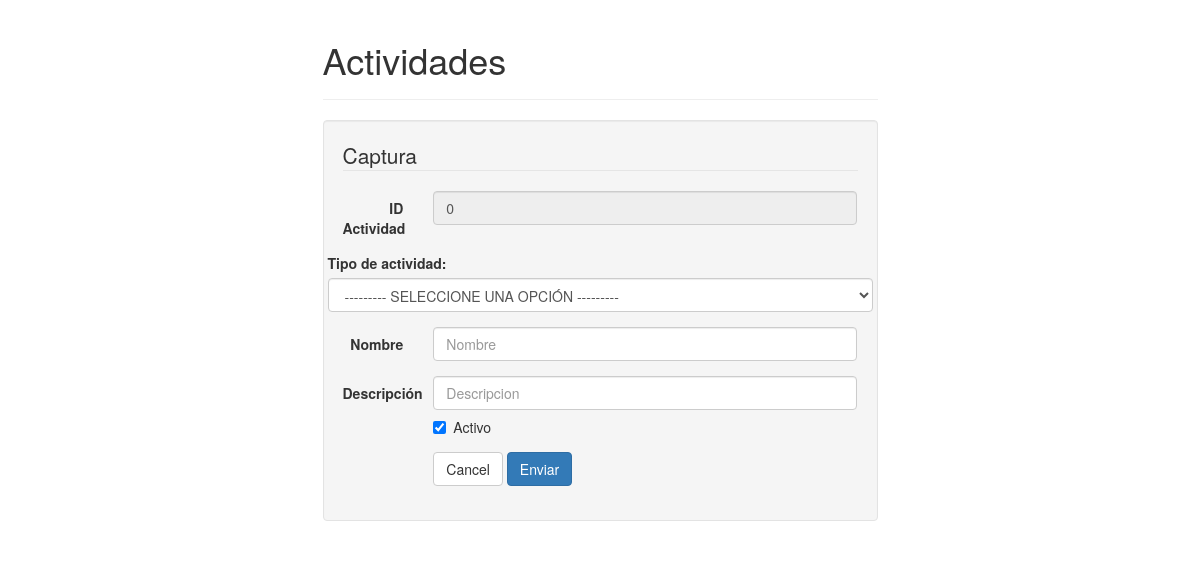
The page /php/cat_actividades.php on the database as committed earlier.
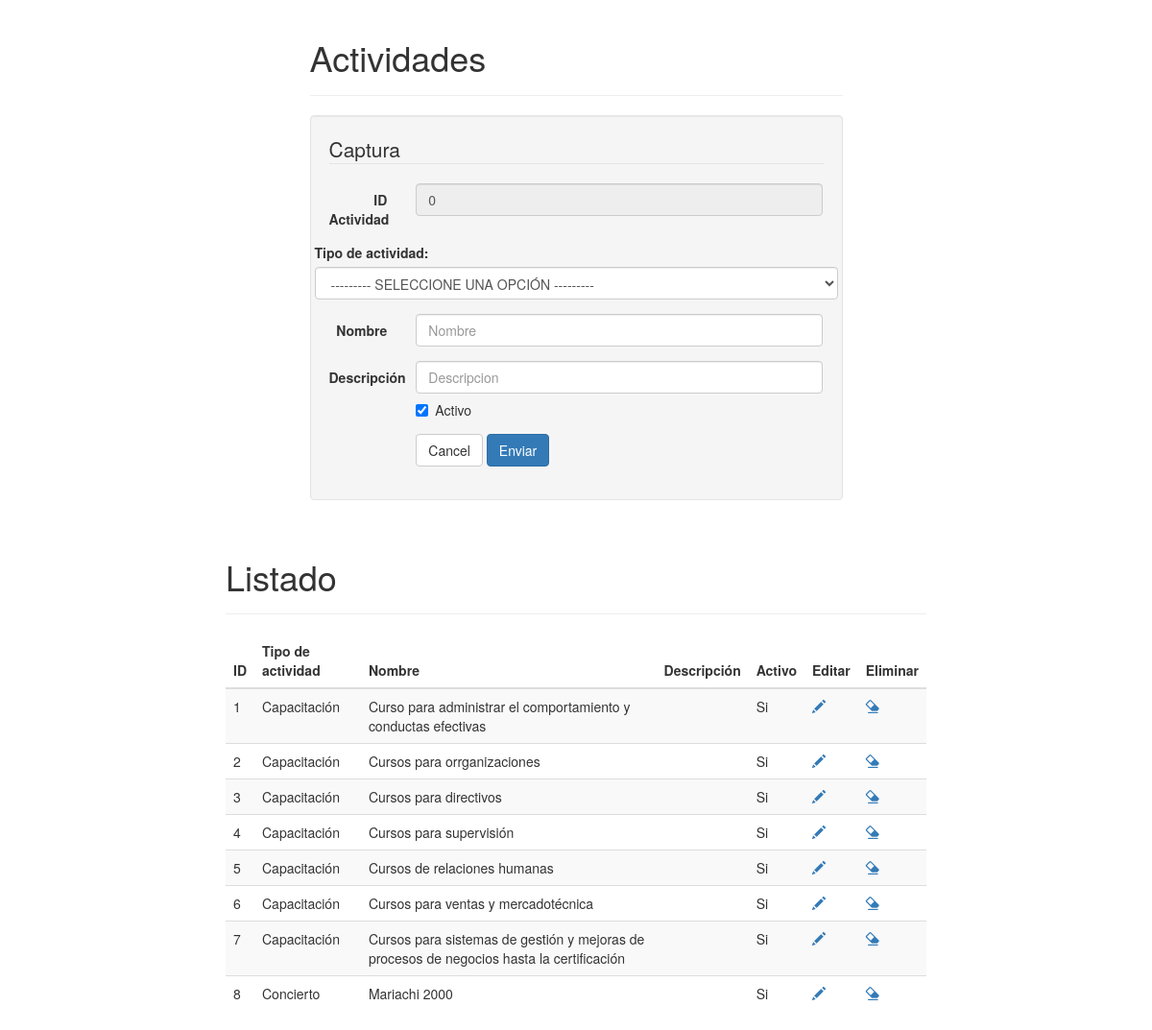
The same page on the database as committed later.
### tables this page shows
CREATE TABLE IF NOT EXISTS `actividades` (
  `cve_actividad` int(11) NOT NULL,
  `cve_tipo` int(11) NOT NULL,
  `nombre` varchar(120) NOT NULL,
  `descripcion` varchar(200) NOT NULL,
  `activo` bit(1) NOT NULL
);

CREATE TABLE IF NOT EXISTS `tipos_actividades` (
  `cve_tipo` int(11) NOT NULL,
  `cve_unidad_negocio` int(11) NOT NULL,
  `nombre` varchar(50) NOT NULL,
  `activo` bit(1) NOT NULL
);

### php/class/Actividad.php (called while the page is built, shortened)
<?php
require_once 'UtilDB.php';
class Actividad {
    private $cve_actividad;
    private $nombre;
    private $descripcion;
    function __construct() {
        $nargs = func_num_args();
    }
    private function limpiar() {
        $this->cve_actividad = 0;
        $this->nombre = "";
        $this->descripcion = "";
    }
    function getCve_actividad() {
        return $this->cve_actividad;
    }
    function getNombre() {
        return $this->nombre;
    }
    function getDescripcion() {
        return $this->descripcion;
    }
}

### php/class/UtilDB.php (called while the page is built, shortened)
<?php
class UtilDB {
    private static $servername = "localhost";
    private static $username = "root";
    private static $password = "";
    private static $database = "ovc";
    static function getConnection() {
        try {
            $cnxString = "mysql:host=" . UtilDB::$servername . ";dbname=" . UtilDB::$database;
            $params = array(PDO::MYSQL_ATTR_INIT_COMMAND => "SET NAMES utf8", PDO::ATTR_ERRMODE => PDO::ERRMODE_EXCEPTION, PDO::ATTR_CASE => PDO::CASE_LOWER);
            $cnx = new PDO($cnxString, UtilDB::$username, UtilDB::$password, $params);
        } catch (PDOException $e) {
            echo "Connection failed: " . $e->getMessage();
        }
        return $cnx;
    }
    static function ejecutaConsulta($sql) {
        $cnx = UtilDB::getConnection();
        $rst = $cnx->query($sql);
        return $rst;
    }
}

### php/cat_actividades.php (the view, shortened to what this page needs)
<?php
require_once 'class/Actividad.php';
$a = new Actividad();
$sql = "SELECT a.cve_actividad, a.cve_tipo, ta.nombre as tipo_actividad, a.nombre as actividad, a.descripcion, a.activo ";
$sql.= "FROM actividades a ";
$sql.= "INNER JOIN tipos_actividades ta on ta.cve_tipo=a.cve_tipo ";
$sql.= "ORDER BY cve_actividad";
$rst = UtilDB::ejecutaConsulta($sql);
?>
<!DOCTYPE html>
<html lang="es">
    <head>
        <link href="../twbs/bootstrap-3.3.5-dist/css/bootstrap.min.css" rel="stylesheet"/>
    </head>
    <body>
        <div class="container">
            <div class="row">
                <div class="col-md-6 col-md-offset-3">
                    <div class="page-header">
                        <h1 id="forms">Actividades</h1>
                    </div>
                </div>
            </div>
             <div class="row">
                <div class="col-md-6 col-md-offset-3">
                    <div class="well bs-component">
                        <form id="frm_captura" name="frm_captura" class="form-horizontal" method="post" action="<?php echo htmlspecialchars($_SERVER["PHP_SELF"]); ?>">
                            <fieldset>
                                <legend>Captura</legend>
                                <div class="form-group">
                                    <label for="txtCveActividad" class="col-lg-2 control-label">ID Actividad</label>
                                    <div class="col-lg-10">
                                        <input type="text" class="form-control" id="txtCveActividad" name="txtCveActividad" placeholder="ID Tipo actividad" readonly value="<?php echo($a != NULL ? $a->getCve_actividad():""); ?>">
                                    </div>
                                </div>
                                <div class="form-group">
                                <label for="txtCveTipo">Tipo de actividad:</label>
                                    <select name="txtCveTipo" id="txtCveTipo" class="form-control" placeholder="Tipo de actividad">
                                        <option value="0">--------- SELECCIONE UNA OPCIÓN ---------</option>
                                        <?php
                                        $sql2 = "SELECT * FROM tipos_actividades where activo=1 ORDER BY cve_tipo";
                                        $rst2 = UtilDB::ejecutaConsulta($sql2);
                                        ?>
                                    </select>
                                </div>
                                <div class="form-group">
                                    <label for="txtNombre" class="col-lg-2 control-label">Nombre</label>
                                    <div class="col-lg-10">
                                        <input type="text" class="form-control" id="txtNombre" name="txtNombre" placeholder="Nombre" value="<?php echo($a != NULL ? $a->getNombre():""); ?>">
                                    </div>
                                </div>
                                <div class="form-group">
                                    <label for="txtDescripcion" class="col-lg-2 control-label">Descripción</label>
                                    <div class="col-lg-10">
                                        <input type="text" class="form-control" id="txtDescripcion" name="txtDescripcion" placeholder="Descripcion" value="<?php echo($a != NULL ? $a->getDescripcion():""); ?>">
                                        <div class="checkbox">
                                            <label>
                                                <input type="checkbox" id="cbxActivo" name="cbxActivo" <?php echo($a != NULL ? ($a->getCve_actividad() != 0 ? ($a->getActivo() ? "checked" : "") : "checked"):""); ?>> Activo
                                            </label>
                                        </div>
                                    </div>
                                </div>
                                <div class="form-group">
                                    <div class="col-lg-10 col-lg-offset-2">
                                        <button type="button" class="btn btn-default" onclick="limpiar();">Cancel</button>
                                        <button type="button" class="btn btn-primary" onclick="grabar();">Enviar</button>
                                    </div>
                                </div>
                            </fieldset>
                        </form>
                    </div>
                </div>
            </div>
            <?php if($rst->rowCount() > 0){?>
            <div class="col-md-8 col-md-offset-2">
                <div class="page-header">
                    <h1 id="tables">Listado</h1>
                </div>
                <div class="bs-component">
                    <table class="table table-striped table-hover ">
                        <thead>
                            <tr>
                                <th>ID</th>
                                <th>Tipo de actividad</th>
                                <th>Nombre</th>
                                <th>Descripción</th>
                                <th>Activo</th>
                                <th>Editar</th>
                                <th>Eliminar</th>
                            </tr>
                        </thead>
                        <tbody>
                            <?php foreach ($rst as $row){?>
                            <tr>
                                <td><?php echo($row['cve_actividad']);?></td>
                                <td><?php echo($row['tipo_actividad']);?></td>
                                <td><?php echo($row['actividad']);?></td>
                                <td><?php echo($row['descripcion']);?></td>
                                <td><?php echo($row['activo'] == 1 ? "Si":"No");?></td>
                                <td><a href="javascript:void(0);" onclick="editar(<?php echo($row['cve_actividad']);?>);"><span class="glyphicon glyphicon-pencil"></span></a></td>
                                <td><a href="javascript:void(0);" onclick="if(confirm('¿Está realmente seguro de eliminar este registro?')){eliminar(<?php echo($row['cve_actividad']);?>);}else{ return false;};"><span class="glyphicon glyphicon-erase"></span></a></td>
                            </tr>
                            <?php } $rst->closeCursor();?>
                        </tbody>
                    </table>
                </div>
            </div>
            <?php }?>
        </div>
    </body>
</html>

Rows that differ between the two databases and show on the page:
added actividades: cve_actividad "1", cve_tipo.nombre "Capacitación", nombre "Curso para administrar el comportamiento y conductas efectivas", activo "Si"
added actividades: cve_actividad "2", cve_tipo.nombre "Capacitación", nombre "Cursos para orrganizaciones", activo "Si"
added actividades: cve_actividad "3", cve_tipo.nombre "Capacitación", nombre "Cursos para directivos", activo "Si"
added actividades: cve_actividad "4", cve_tipo.nombre "Capacitación", nombre "Cursos para supervisión", activo "Si"
added actividades: cve_actividad "5", cve_tipo.nombre "Capacitación", nombre "Cursos de relaciones humanas", activo "Si"
added actividades: cve_actividad "6", cve_tipo.nombre "Capacitación", nombre "Cursos para ventas y mercadotécnica", activo "Si"
added actividades: cve_actividad "7", cve_tipo.nombre "Capacitación", nombre "Cursos para sistemas de gestión y mejoras de procesos de negocios hasta la certificación", activo "Si"
added actividades: cve_actividad "8", cve_tipo.nombre "Concierto", nombre "Mariachi 2000", activo "Si"
Other text that changed with them:
text now shown: "Listado ID Tipo de actividad Nombre Descripción Activo Editar Eliminar"
